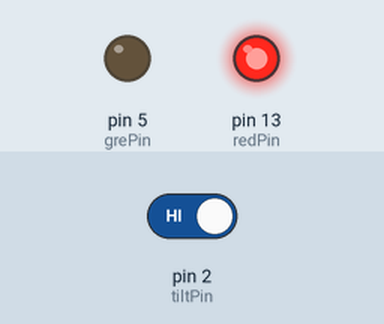
Bench run of a sketch on a simulated Arduino Uno, built with avr-gcc and run on an emulated ATmega328P. Shown: output pins drawn as LEDs (lit = HIGH). The test bench sets the inputs (shaded band); at power-on: pin 2 (tiltPin) HIGH.

Above: at 1.2 s.
1.3 s: pin 2 (tiltPin) driven LOW
At 2.5 s:
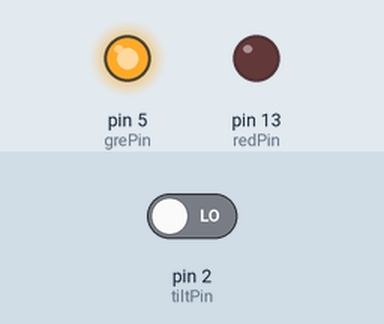
2.8 s: pin 2 (tiltPin) driven HIGH
At 3.8 s:
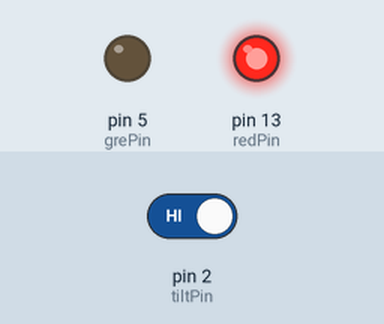
Timing chart, 0 to 5.8 s (numbered marks = the images above; inputs shaded):
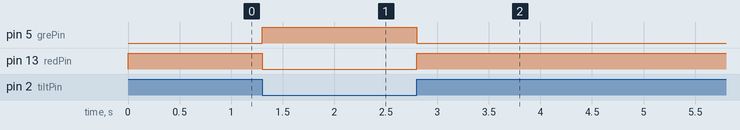

Measured:
- after the input at 1.3 s, pin 5 (grePin): LOW → HIGH at once; pin 13 (redPin): HIGH → LOW at once
- after the input at 2.8 s, pin 5 (grePin): HIGH → LOW at once; pin 13 (redPin): LOW → HIGH at once

The sketch:

36-Tilt-Light.ino
```cpp
/**
 * Homework 36 - Tilt Switch Lights
 *
 * Use LEDs to represent the values of a tiltswitch
 *
 */

int redPin = 13;
int grePin = 5;

int tiltPin = 2;
bool tiltVal;

void setup() {
  pinMode(redPin, OUTPUT);
  pinMode(grePin, OUTPUT);
  pinMode(tiltPin, INPUT_PULLUP);
}

void loop() {
  tiltVal = digitalRead(tiltPin);

  if(tiltVal){
    digitalWrite(redPin, HIGH);
    digitalWrite(grePin, LOW);
  } else{
    digitalWrite(grePin, HIGH);
    digitalWrite(redPin, LOW);
  }
}
```
